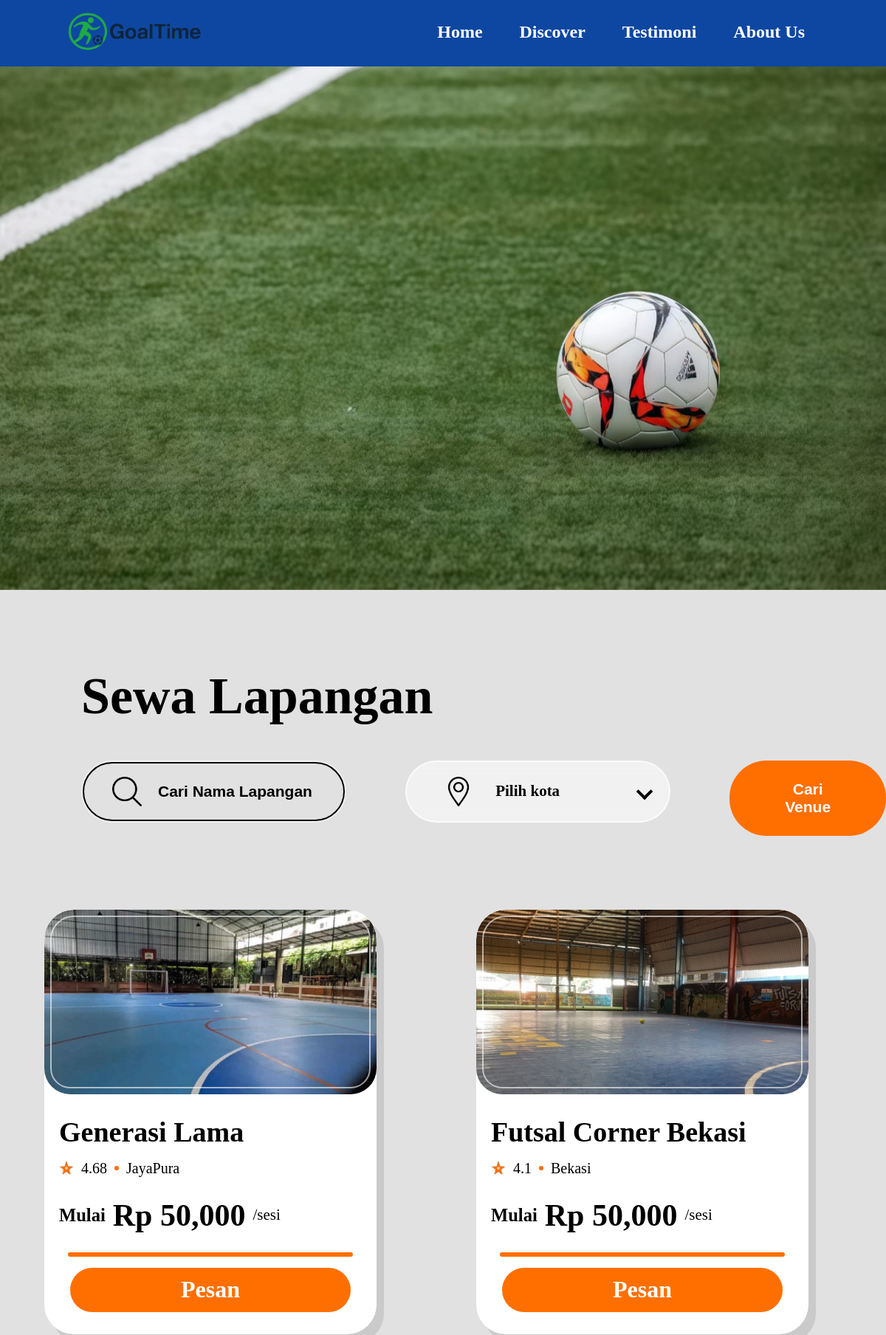
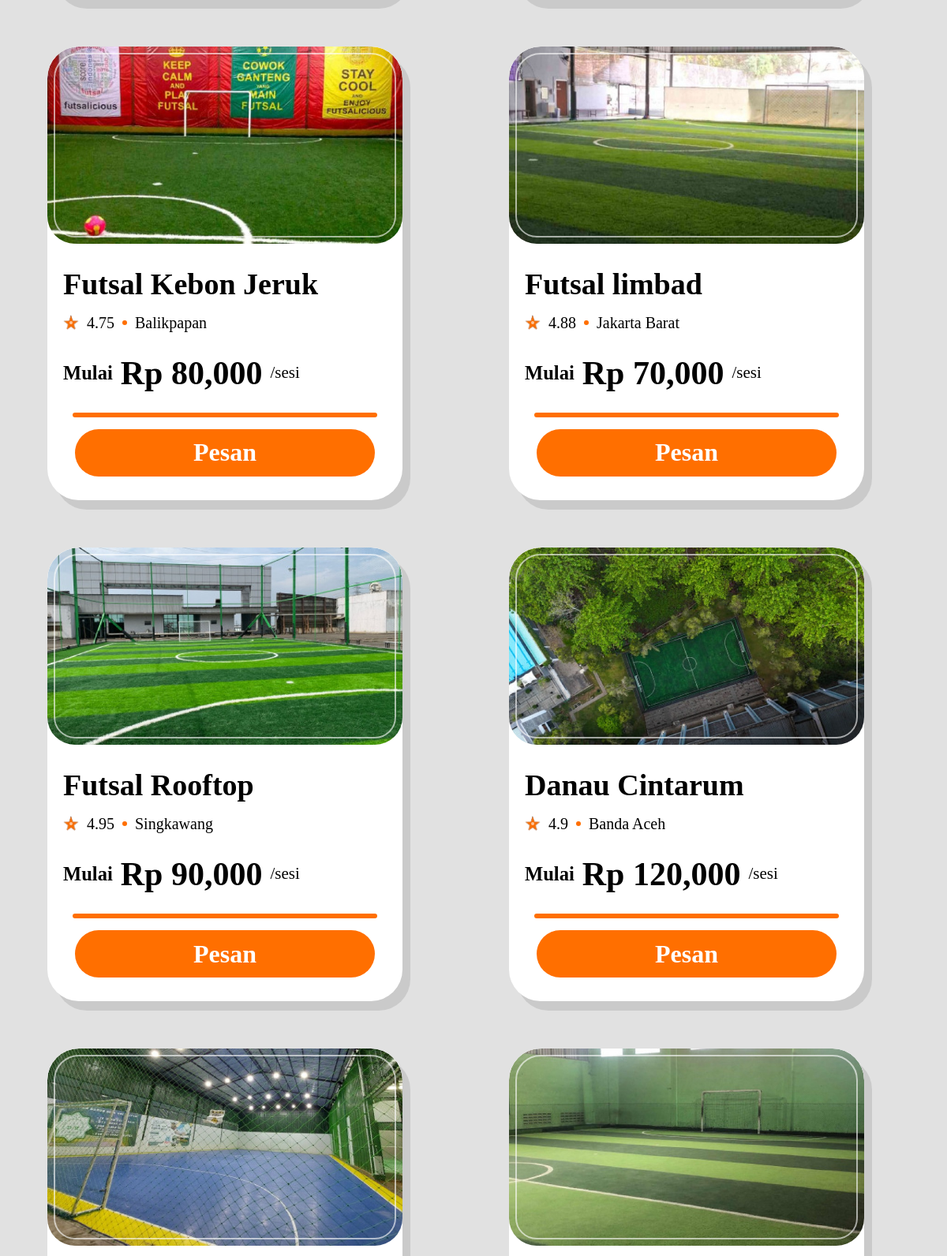
The page /discover/pages/discover.php (upper part) on the database its author committed (2 pictures, top to bottom).
### tables this page shows
CREATE TABLE `lapangan` (
  `id` int NOT NULL,
  `name` varchar(255) DEFAULT NULL,
  `rating` float DEFAULT NULL,
  `location` varchar(255) DEFAULT NULL,
  `price` int DEFAULT NULL,
  `img` varchar(255) DEFAULT NULL
);

### discover/pages/discover.php (the view, shortened to what this page needs)
<!DOCTYPE html>
<html lang="en">
<head>
    <link rel="stylesheet" href="discover.css">
</head>
<body>
    <header class="header reveal">
        <div class="dalam-header">
            <img src="../../discover/asset/LOGO-goaltime.png" class="logo">
            <div class="tulisan-header">
                <h2><a href="../../homepage/Pages/homepage.php">Home</a></h2>
                <h2><a href="../../discover/pages/discover.php">Discover</a></h2>
                <h2><a href="../../testimoni/pages/index.php">Testimoni</a></h2>
                <h2><a href="../../about-us/pages/about-us.php">About Us</a></h2>
            </div>
        </div>
    </header>
    <img src="../asset/hero-pctr.jpg" class="foto-utama">
    <h1 style="font-size: 70px; margin-left: 110px; margin-top: 100px;">Sewa Lapangan</h1>
    <form method="GET">
        <div class="tombol-cari-lapangan reveeal">
            <div class="search-container">
                <img src="../asset/search-interface-symbol.png" style="width: 40px; height: 40px;">
                <input type="search" name="search" placeholder="Cari Nama Lapangan" class="search-input">
            </div>
            <div class="pilih-kota">
                <div class="dalam-pilih-kota">
                    <img src="../asset/location.png" style="width: 40px; height: 40px; margin-left: 20px; margin-right: 10px;">
                    <p style="font-size: 21px; font-weight: 600;">Pilih kota</p>
                    <span class="arrow"></span>
                </div>
            </div>
            <button type="submit" class="cari-venue">Cari Venue</button>
        </div>
    </form>
    <div class="foto-lapangan-futsal">
        <?php
        require_once "../../db-connect/koneksi.php";
        $initial = 9;
        $increment = 3;
        $load = isset($_GET['load']) ? $_GET['load'] : 0;
        $limit = $initial + ($load * $increment);
        $search = isset($_GET['search']) ? $_GET['search'] : "";
        $kota = isset($_GET['kota']) ? $_GET['kota'] : "";
        if ($search != "" && $kota != "") {
            $query = mysqli_query($connection, "SELECT * FROM lapangan WHERE name LIKE '%$search%' AND location LIKE '%$kota%' LIMIT $limit");
        } elseif ($search != "") {
            $query = mysqli_query($connection, "SELECT * FROM lapangan WHERE name LIKE '%$search%' LIMIT $limit");
        } elseif ($kota != "") {
            $query = mysqli_query($connection, "SELECT * FROM lapangan WHERE location LIKE '%$kota%' LIMIT $limit");
        } else {
            $query = mysqli_query($connection, "SELECT * FROM lapangan LIMIT $limit");
        }
        while ($row = mysqli_fetch_assoc($query)) { ?>
            <div class="lapangan-1">
                <img src="../asset/<?php echo $row['img']; ?>" style="width:450px;height:250px;border-top-left-radius:40px;border-top-right-radius:40px;">
                <h1 style="margin-left:20px;font-size:38px;"><?php echo $row['name']; ?></h1>
                <div class="judul-baris-1">
                    <img src="../asset/bintang-removebg-preview.png" style="width:20px;height:20px;">
                    <p><?php echo $row['rating']; ?></p>
                    <div style="color:#ff6f00;height:6px;width:6px;border-radius:50%;background:#ff6f00;"></div>
                    <p><?php echo $row['location']; ?></p>
                </div>
                <div class="judul-baris-2">
                    <h3>Mulai</h3>
                    <h1>Rp <?php echo number_format($row['price']); ?></h1>
                    <p>/sesi</p>
                </div>
                <div class="bagian-tombol-pesan">
                    <hr style="width:380px;border:3px solid rgb(255,111,0);border-radius:40px;">
                    <div class="tombol-pesan" style="margin-top:15px;">
                        <a href="../../description/pages/description.php?id=<?= $row['id']; ?>">
                            <h1>Pesan</h1>
                        </a>
                    </div>
                </div>
            </div>
        <?php } ?>
    </div>
</body>
</html>

### rows shown on the page
lapangan: img (picture), name "Generasi Lama", rating "4.68", location "JayaPura", price "50,000"
lapangan: img (picture), name "Futsal Corner Bekasi", rating "4.1", location "Bekasi", price "50,000"
lapangan: img (picture), name "Futsal Kebon Jeruk", rating "4.75", location "Balikpapan", price "80,000"
lapangan: img (picture), name "Futsal limbad", rating "4.88", location "Jakarta Barat", price "70,000"
lapangan: img (picture), name "Futsal Rooftop", rating "4.95", location "Singkawang", price "90,000"
lapangan: img (picture), name "Danau Cintarum", rating "4.9", location "Banda Aceh", price "120,000"
lapangan: img (picture)
lapangan: img (picture)
